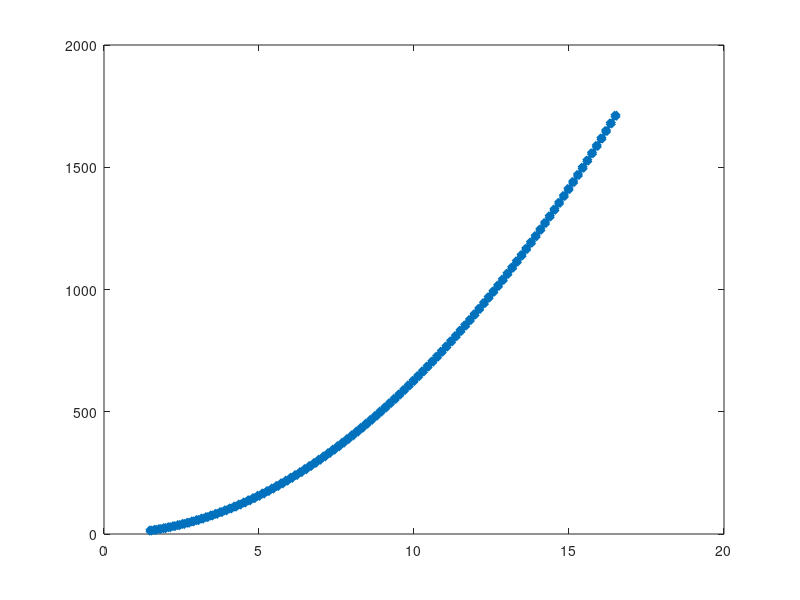

Recreate this plot in MATLAB. (Note: this script raises an error after producing the figure.)
% plots cours 1

%% plot optim cylindre

V0 = 1000;

r = linspace(1.5,16.5,100);

A1 = 2*pi*V0./r;
A2 = 2*pi*r.^2;
A  = A1 + A2;

clf;
p2 = plot(r,A2,'-d','MarkerFaceColor',[0 0.4470 0.7410],'linewidth',2);
p2.MarkerIndices = 1:3:length(r);
hold on;
%
p1 = plot(r,A1,'-o','MarkerFaceColor',[0.8500 0.3250 0.0980],'linewidth',2);
p1.MarkerIndices = 1:3:length(r);
%
p3 = plot(r,A,'-','linewidth',2);
hold off

grid on
xlim([1,17]);
ylim([-100,4500]);
yticks(0:1000:4500);
box off

xlabel('rayon (cm)','interpreter','latex');
ylabel('valeur objectif (cm$^2$)','interpreter','latex');

legend('aire des couvercles','aire du cylindre','aire totale');
set(gca,'fontsize',17);


%% plot transport optimal (from Gabriel's Numerical Tours)

addpath('~/Workspace/build/toolbox_signal/');
addpath('~/Workspace/build/toolbox_general/');

flat = @(x)x(:);
Cols = @(n0,n1)sparse( flat(repmat(1:n1, [n0 1])), ...
             flat(reshape(1:n0*n1,n0,n1) ), ...
             ones(n0*n1,1) );
Rows = @(n0,n1)sparse( flat(repmat(1:n0, [n1 1])), ...
             flat(reshape(1:n0*n1,n0,n1)' ), ...
             ones(n0*n1,1) );
Sigma = @(n0,n1)[Rows(n0,n1);Cols(n0,n1)];


maxit = 1e4; tol = 1e-9;
otransp = @(C,p0,p1)reshape( perform_linprog( ...
        Sigma(length(p0),length(p1)), ...
        [p0(:);p1(:)], C(:), 0, maxit, tol), [length(p0) length(p1)] );


n0 = 4;
n1 = 5;

gauss = @(q,a,c)a*randn(2,q)+repmat(c(:), [1 q]);
X0 = randn(2,n0)*.3;
X1 = .5 * [gauss(1,.5, [0 .5]) gauss(2,.3, [-.5 -.5]) gauss(2,.3, [-.2 .1])];

normalize = @(a)a/sum(a(:));
mass = 100;
%p0 = normalize(rand(n0,1));
%p1 = normalize(rand(n1,1));
p0_ = sort(randi(mass,n0-1,1));
p0 = normalize([p0_(1);diff(p0_);mass-p0_(end)]);

p1_ = sort(randi(mass,n1-1,1));
p1 = normalize([p1_(1);diff(p1_);100-p1_(end)]);

myplot = @(x,y,style,ms,col)plot(x,y, style, 'MarkerSize', 4*ms, 'MarkerEdgeColor', col, 'MarkerFaceColor', col, 'LineWidth', 2);



clf; hold on;
for i=1:length(p0)
    myplot(X0(1,i), X0(2,i), '.', p0(i)*length(p0)*10, [0 0.4470 0.7410]);
end
for i=1:length(p1)
    myplot(X1(1,i), X1(2,i), 's', p1(i)*length(p1)*3, [0.8500 0.3250 0.0980]);
end
%axis([min(X1(1,:)) max(X1(1,:)) min(X1(2,:)) max(X1(2,:))]); %axis off;

pause(1);


C = repmat( sum(X0.^2)', [1 n1] ) + ...
    repmat( sum(X1.^2), [n0 1] ) - 2*X0'*X1;

%C = sum(abs(reshape(X0',[n0,1,2]) - reshape(X1',[1,n1,2])),3);


gamma = otransp(C,p0,p1);



clf; hold on;
[I,J,~] = find(gamma);
for k=1:length(I)
    %h = plot( [X0(1,I(k)) X1(1,J(k))], [X0(2,I(k)) X1(2,J(k))], 'k' );
    q = quiver( ...
         X0(1,I(k)) + .05*(X1(1,J(k))-X0(1,I(k))),...
         X0(2,I(k)) + .05*(X1(2,J(k))-X0(2,I(k))),...
         1.05*(X1(1,J(k))-X0(1,I(k))),...
         1.05*(X1(2,J(k))-X0(2,I(k)))...
    );
    %set(q, 'color','k','markersize',20);
    q.ShowArrowHead = 0;
    q.Marker = '.';
    set(q,'markersize',10,'color','k','linewidth',15*gamma(I(k),J(k)));
end
for i=1:length(p0)
   myplot(X0(1,i), X0(2,i), '.', p0(i)*length(p0)*10, [0 0.4470 0.7410]);
end
for i=1:length(p1)
   myplot(X1(1,i), X1(2,i), 's', p1(i)*length(p1)*3, [0.8500 0.3250 0.0980]);
end
%axis([min(X1(1,:)) max(X1(1,:)) min(X1(2,:)) max(X1(2,:))]); %axis off;
